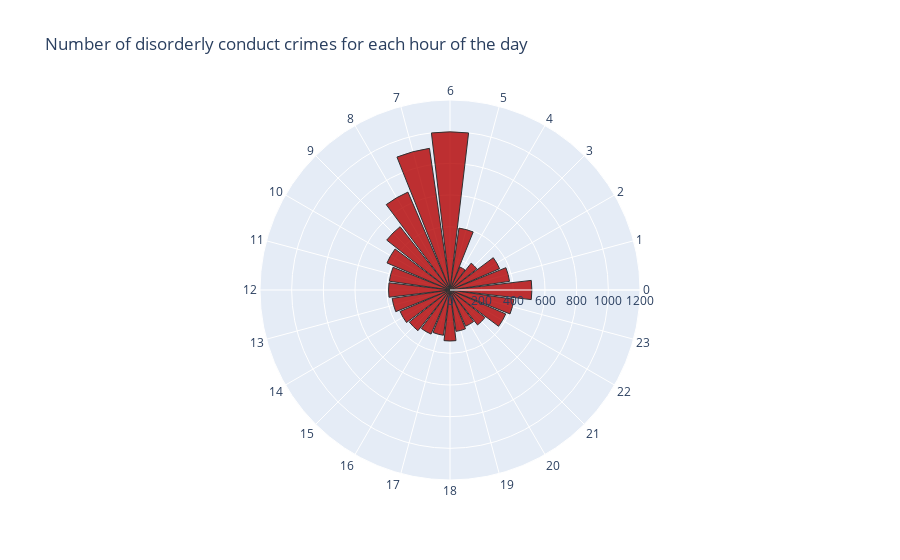

Write notebook code for a chart like this one.
### Code cell
data_discon = data[data.Category == "DISORDERLY CONDUCT"]
data_discon = data_discon.groupby(['Hour']).size().reset_index(name='counts')
data_discon = data_discon.sort_values(by=['Hour'])
data_discon['Hour'] = data_discon["Hour"].apply(str)
data_discon = data_discon.reset_index(drop=True)

# Create a polar bar chart using plotly.graph_objects
fig = go.Figure(data=[go.Barpolar(
    r=data_discon['counts'],
    theta=data_discon['Hour'],
    marker_color= "#B30000",
    marker_line_color='black',
    marker_line_width=1,
    opacity=0.8
)])
fig.update_layout(
    title="Number of disorderly conduct crimes for each hour of the day",
    polar=dict(
        radialaxis=dict(
            visible=True,
            range=[0, 1200]
        )),
    showlegend=False
)
fig.show()

### Figure 1 — Plotly figure (JSON) as saved in the notebook; plotly's stock layout.template omitted (floating-point values rounded to 4 significant figures)
{"data": [{"marker": {"color": "#B30000", "line": {"color": "black", "width": 1}}, "opacity": 0.8, "r": [517, 380, 341, 216, 158, 395, 999, 904, 673, 509, 433, 387, 388, 369, 343, 327, 303, 289, 322, 264, 249, 281, 383, 408], "theta": ["0", "1", "2", "3", "4", "5", "6", "7", "8", "9", "10", "11", "12", "13", "14", "15", "16", "17", "18", "19", "20", "21", "22", "23"], "type": "barpolar"}], "layout": {"polar": {"radialaxis": {"range": [0, 1200], "visible": true}}, "showlegend": false, "title": {"text": "Number of disorderly conduct crimes for each hour of the day"}}}
